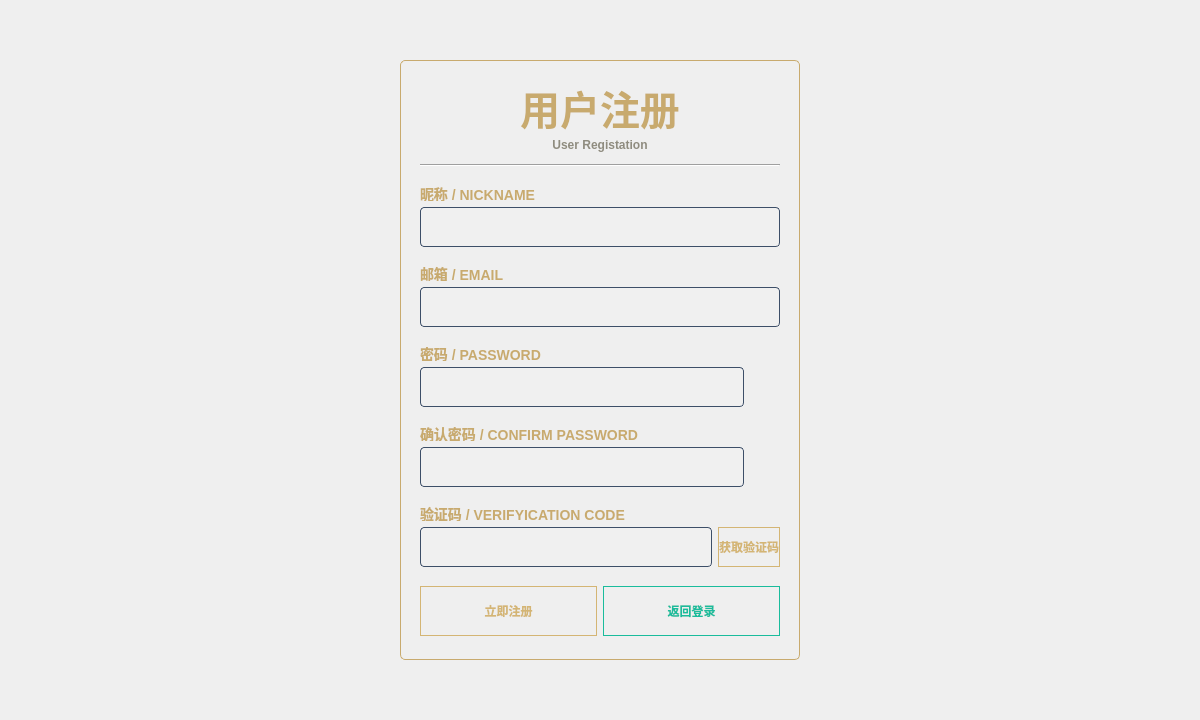
<?xml version="1.0" encoding="UTF-8"?>
<ui version="4.0">
 <class>RegisterWidget</class>
 <widget class="QWidget" name="RegisterWidget">
  <property name="geometry">
   <rect>
    <x>0</x>
    <y>0</y>
    <width>1200</width>
    <height>720</height>
   </rect>
  </property>
  <property name="minimumSize">
   <size>
    <width>1200</width>
    <height>720</height>
   </size>
  </property>
  <property name="maximumSize">
   <size>
    <width>1200</width>
    <height>720</height>
   </size>
  </property>
  <property name="windowTitle">
   <string>Form</string>
  </property>
  <layout class="QGridLayout" name="gridLayout">
   <item row="0" column="1">
    <spacer name="verticalSpacer">
     <property name="orientation">
      <enum>Qt::Vertical</enum>
     </property>
     <property name="sizeHint" stdset="0">
      <size>
       <width>20</width>
       <height>42</height>
      </size>
     </property>
    </spacer>
   </item>
   <item row="1" column="0">
    <spacer name="horizontalSpacer">
     <property name="orientation">
      <enum>Qt::Horizontal</enum>
     </property>
     <property name="sizeHint" stdset="0">
      <size>
       <width>382</width>
       <height>20</height>
      </size>
     </property>
    </spacer>
   </item>
   <item row="1" column="1">
    <widget class="QWidget" name="widget" native="true">
     <property name="minimumSize">
      <size>
       <width>400</width>
       <height>600</height>
      </size>
     </property>
     <property name="maximumSize">
      <size>
       <width>400</width>
       <height>600</height>
      </size>
     </property>
     <property name="styleSheet">
      <string notr="true">#widget{	
	border: 1px solid #C8AA6E;      
	font-family: 'Microsoft YaHei';
	border-radius: 5px;
}</string>
     </property>
     <layout class="QVBoxLayout" name="verticalLayout_7">
      <property name="leftMargin">
       <number>20</number>
      </property>
      <property name="rightMargin">
       <number>20</number>
      </property>
      <item>
       <layout class="QVBoxLayout" name="verticalLayout">
        <item>
         <widget class="QLabel" name="title_lbl">
          <property name="minimumSize">
           <size>
            <width>0</width>
            <height>50</height>
           </size>
          </property>
          <property name="maximumSize">
           <size>
            <width>16777215</width>
            <height>50</height>
           </size>
          </property>
          <property name="styleSheet">
           <string notr="true">	border: none;      
   	color: #C8AA6E;
	font-size: 40px;
	font-weight: bold;
	font-family: 'Microsoft YaHei';</string>
          </property>
          <property name="text">
           <string>用户注册</string>
          </property>
          <property name="alignment">
           <set>Qt::AlignCenter</set>
          </property>
         </widget>
        </item>
        <item>
         <widget class="QLabel" name="title_lbl_en">
          <property name="minimumSize">
           <size>
            <width>0</width>
            <height>20</height>
           </size>
          </property>
          <property name="maximumSize">
           <size>
            <width>16777215</width>
            <height>20</height>
           </size>
          </property>
          <property name="styleSheet">
           <string notr="true">	border: none;      
   	color: #8F8C7F;
	font-size: 12px;
	font-weight: bold;
	font-family: 'Microsoft YaHei';</string>
          </property>
          <property name="text">
           <string>User Registation</string>
          </property>
          <property name="alignment">
           <set>Qt::AlignHCenter|Qt::AlignTop</set>
          </property>
         </widget>
        </item>
        <item>
         <widget class="Line" name="line">
          <property name="styleSheet">
           <string notr="true">/* 水平线 */
QFrame[frameShape=&quot;4&quot;] {
    border: none;
    /* 最后那个数字 120 是透明度(0-255)，越小越淡，看起来越细 */
    background-color: rgba(200, 170, 110, 120); 
    max-height: 1px;     /* 物理占用依然是 1px */
    min-height: 1px;
}</string>
          </property>
          <property name="orientation">
           <enum>Qt::Horizontal</enum>
          </property>
         </widget>
        </item>
       </layout>
      </item>
      <item>
       <layout class="QVBoxLayout" name="verticalLayout_2">
        <item>
         <widget class="QLabel" name="nick_lbl">
          <property name="minimumSize">
           <size>
            <width>0</width>
            <height>15</height>
           </size>
          </property>
          <property name="maximumSize">
           <size>
            <width>16777215</width>
            <height>15</height>
           </size>
          </property>
          <property name="styleSheet">
           <string notr="true">   	color: #C8AA6E;
	font-size: 14px;
	font-weight: bold;
	font-family: 'Microsoft YaHei';</string>
          </property>
          <property name="text">
           <string>昵称 / NICKNAME</string>
          </property>
         </widget>
        </item>
        <item>
         <widget class="QLineEdit" name="nick_edit">
          <property name="minimumSize">
           <size>
            <width>0</width>
            <height>40</height>
           </size>
          </property>
          <property name="maximumSize">
           <size>
            <width>16777215</width>
            <height>40</height>
           </size>
          </property>
          <property name="styleSheet">
           <string notr="true">QLineEdit {
    background-color: rgba(255, 255, 255, 0.05); /* 极淡的白色透明背景 */
    border: 1px solid #3d4f68;                   /* 蓝灰色边框 */
    border-radius: 4px;                          /* 轻微圆角 */
    padding: 8px 10px;                           /* 内部文字间距 */
    color: #cccccc;                              /* 输入文字颜色：浅灰 */
    font-family: &quot;Microsoft YaHei&quot;;
    font-size: 14px;
    selection-background-color: #d4b574;         /* 选中文字背景色：金色 */
}

/* 输入框获得焦点时 */
QLineEdit:focus {
    border: 1px solid #d4b574; /* 获得焦点变金色边框 */
    background-color: rgba(255, 255, 255, 0.08);
}</string>
          </property>
         </widget>
        </item>
       </layout>
      </item>
      <item>
       <layout class="QVBoxLayout" name="verticalLayout_3">
        <item>
         <widget class="QLabel" name="email_lbl">
          <property name="minimumSize">
           <size>
            <width>0</width>
            <height>15</height>
           </size>
          </property>
          <property name="maximumSize">
           <size>
            <width>16777215</width>
            <height>15</height>
           </size>
          </property>
          <property name="styleSheet">
           <string notr="true">   	color: #C8AA6E;
	font-size: 14px;
	font-weight: bold;
	font-family: 'Microsoft YaHei';</string>
          </property>
          <property name="text">
           <string>邮箱 / EMAIL</string>
          </property>
         </widget>
        </item>
        <item>
         <widget class="QLineEdit" name="email_edit">
          <property name="minimumSize">
           <size>
            <width>0</width>
            <height>40</height>
           </size>
          </property>
          <property name="maximumSize">
           <size>
            <width>16777215</width>
            <height>40</height>
           </size>
          </property>
          <property name="styleSheet">
           <string notr="true">QLineEdit {
    background-color: rgba(255, 255, 255, 0.05); /* 极淡的白色透明背景 */
    border: 1px solid #3d4f68;                   /* 蓝灰色边框 */
    border-radius: 4px;                          /* 轻微圆角 */
    padding: 8px 10px;                           /* 内部文字间距 */
    color: #cccccc;                              /* 输入文字颜色：浅灰 */
    font-family: &quot;Microsoft YaHei&quot;;
    font-size: 14px;
    selection-background-color: #d4b574;         /* 选中文字背景色：金色 */
}

/* 输入框获得焦点时 */
QLineEdit:focus {
    border: 1px solid #d4b574; /* 获得焦点变金色边框 */
    background-color: rgba(255, 255, 255, 0.08);
}</string>
          </property>
         </widget>
        </item>
       </layout>
      </item>
      <item>
       <layout class="QVBoxLayout" name="verticalLayout_4">
        <item>
         <widget class="QLabel" name="passworld_lbl">
          <property name="minimumSize">
           <size>
            <width>0</width>
            <height>15</height>
           </size>
          </property>
          <property name="maximumSize">
           <size>
            <width>16777215</width>
            <height>15</height>
           </size>
          </property>
          <property name="styleSheet">
           <string notr="true">   	color: #C8AA6E;
	font-size: 14px;
	font-weight: bold;
	font-family: 'Microsoft YaHei';</string>
          </property>
          <property name="text">
           <string>密码 / PASSWORD</string>
          </property>
         </widget>
        </item>
        <item>
         <layout class="QHBoxLayout" name="horizontalLayout_3">
          <item>
           <widget class="QLineEdit" name="password_edit">
            <property name="minimumSize">
             <size>
              <width>0</width>
              <height>40</height>
             </size>
            </property>
            <property name="maximumSize">
             <size>
              <width>16777215</width>
              <height>40</height>
             </size>
            </property>
            <property name="styleSheet">
             <string notr="true">QLineEdit {
    background-color: rgba(255, 255, 255, 0.05); /* 极淡的白色透明背景 */
    border: 1px solid #3d4f68;                   /* 蓝灰色边框 */
    border-radius: 4px;                          /* 轻微圆角 */
    padding: 8px 10px;                           /* 内部文字间距 */
    color: #cccccc;                              /* 输入文字颜色：浅灰 */
    font-family: &quot;Microsoft YaHei&quot;;
    font-size: 14px;
    selection-background-color: #d4b574;         /* 选中文字背景色：金色 */
}

/* 输入框获得焦点时 */
QLineEdit:focus {
    border: 1px solid #d4b574; /* 获得焦点变金色边框 */
    background-color: rgba(255, 255, 255, 0.08);
}</string>
            </property>
           </widget>
          </item>
          <item>
           <widget class="QToolButton" name="password_tool">
            <property name="minimumSize">
             <size>
              <width>30</width>
              <height>30</height>
             </size>
            </property>
            <property name="styleSheet">
             <string notr="true">QToolButton { 
	border: none; background: transparent;
}</string>
            </property>
            <property name="text">
             <string/>
            </property>
           </widget>
          </item>
         </layout>
        </item>
       </layout>
      </item>
      <item>
       <layout class="QVBoxLayout" name="verticalLayout_5">
        <item>
         <widget class="QLabel" name="confirm_lbl">
          <property name="minimumSize">
           <size>
            <width>0</width>
            <height>15</height>
           </size>
          </property>
          <property name="maximumSize">
           <size>
            <width>16777215</width>
            <height>15</height>
           </size>
          </property>
          <property name="styleSheet">
           <string notr="true">   	color: #C8AA6E;
	font-size: 14px;
	font-weight: bold;
	font-family: 'Microsoft YaHei';</string>
          </property>
          <property name="text">
           <string>确认密码 / CONFIRM PASSWORD</string>
          </property>
         </widget>
        </item>
        <item>
         <layout class="QHBoxLayout" name="horizontalLayout_4">
          <item>
           <widget class="QLineEdit" name="confirm_edit">
            <property name="minimumSize">
             <size>
              <width>0</width>
              <height>40</height>
             </size>
            </property>
            <property name="maximumSize">
             <size>
              <width>16777215</width>
              <height>40</height>
             </size>
            </property>
            <property name="styleSheet">
             <string notr="true">QLineEdit {
    background-color: rgba(255, 255, 255, 0.05); /* 极淡的白色透明背景 */
    border: 1px solid #3d4f68;                   /* 蓝灰色边框 */
    border-radius: 4px;                          /* 轻微圆角 */
    padding: 8px 10px;                           /* 内部文字间距 */
    color: #cccccc;                              /* 输入文字颜色：浅灰 */
    font-family: &quot;Microsoft YaHei&quot;;
    font-size: 14px;
    selection-background-color: #d4b574;         /* 选中文字背景色：金色 */
}

/* 输入框获得焦点时 */
QLineEdit:focus {
    border: 1px solid #d4b574; /* 获得焦点变金色边框 */
    background-color: rgba(255, 255, 255, 0.08);
}</string>
            </property>
           </widget>
          </item>
          <item>
           <widget class="QToolButton" name="confirm_tool">
            <property name="minimumSize">
             <size>
              <width>30</width>
              <height>30</height>
             </size>
            </property>
            <property name="styleSheet">
             <string notr="true">QToolButton { 
	border: none; background: transparent;
}</string>
            </property>
            <property name="text">
             <string/>
            </property>
           </widget>
          </item>
         </layout>
        </item>
       </layout>
      </item>
      <item>
       <layout class="QVBoxLayout" name="verticalLayout_6">
        <item>
         <widget class="QLabel" name="verifycode_lbl">
          <property name="minimumSize">
           <size>
            <width>0</width>
            <height>15</height>
           </size>
          </property>
          <property name="maximumSize">
           <size>
            <width>16777215</width>
            <height>15</height>
           </size>
          </property>
          <property name="styleSheet">
           <string notr="true">   	color: #C8AA6E;
	font-size: 14px;
	font-weight: bold;
	font-family: 'Microsoft YaHei';</string>
          </property>
          <property name="text">
           <string>验证码 / VERIFYICATION CODE</string>
          </property>
         </widget>
        </item>
        <item>
         <layout class="QHBoxLayout" name="horizontalLayout">
          <item>
           <widget class="QLineEdit" name="verifycode_edit">
            <property name="minimumSize">
             <size>
              <width>0</width>
              <height>40</height>
             </size>
            </property>
            <property name="maximumSize">
             <size>
              <width>16777215</width>
              <height>40</height>
             </size>
            </property>
            <property name="styleSheet">
             <string notr="true">QLineEdit {
    background-color: rgba(255, 255, 255, 0.05); /* 极淡的白色透明背景 */
    border: 1px solid #3d4f68;                   /* 蓝灰色边框 */
    border-radius: 4px;                          /* 轻微圆角 */
    padding: 8px 10px;                           /* 内部文字间距 */
    color: #cccccc;                              /* 输入文字颜色：浅灰 */
    font-family: &quot;Microsoft YaHei&quot;;
    font-size: 14px;
    selection-background-color: #d4b574;         /* 选中文字背景色：金色 */
}

/* 输入框获得焦点时 */
QLineEdit:focus {
    border: 1px solid #d4b574; /* 获得焦点变金色边框 */
    background-color: rgba(255, 255, 255, 0.08);
}</string>
            </property>
           </widget>
          </item>
          <item>
           <widget class="QPushButton" name="get_verify_btn">
            <property name="minimumSize">
             <size>
              <width>0</width>
              <height>40</height>
             </size>
            </property>
            <property name="maximumSize">
             <size>
              <width>16777215</width>
              <height>40</height>
             </size>
            </property>
            <property name="styleSheet">
             <string notr="true">QPushButton#get_verify_btn {
    border: 1px solid #d4b574;  /* 金色边框 */
    color: #d4b574;             /* 金色文字 */
	font-weight: bold;
}

QPushButton#get_verify_btn:hover {
    background-color: rgba(212, 181, 116, 0.1); /* 悬停时微亮 */
    border: 1px solid #ead095;
	font-weight: bold;
}

QPushButton#get_verify_btn:pressed {
    background-color: rgba(212, 181, 116, 0.2); /* 按下效果 */
    padding-top: 1px; /* 模拟按压位移 */
    padding-left: 1px;
	font-weight: bold;
}</string>
            </property>
            <property name="text">
             <string>获取验证码</string>
            </property>
           </widget>
          </item>
         </layout>
        </item>
       </layout>
      </item>
      <item>
       <layout class="QHBoxLayout" name="horizontalLayout_2">
        <item>
         <widget class="QPushButton" name="register_btn">
          <property name="minimumSize">
           <size>
            <width>0</width>
            <height>50</height>
           </size>
          </property>
          <property name="maximumSize">
           <size>
            <width>16777215</width>
            <height>50</height>
           </size>
          </property>
          <property name="styleSheet">
           <string notr="true">QPushButton#register_btn {
    border: 1px solid #d4b574;  /* 金色边框 */
    color: #d4b574;             /* 金色文字 */
	font-weight: bold;
}

QPushButton#register_btn:hover {
    background-color: rgba(212, 181, 116, 0.1); /* 悬停时微亮 */
    border: 1px solid #ead095;
	font-weight: bold;
}

QPushButton#register_btn:pressed {
    background-color: rgba(212, 181, 116, 0.2); /* 按下效果 */
    padding-top: 1px; /* 模拟按压位移 */
    padding-left: 1px;
	font-weight: bold;
}</string>
          </property>
          <property name="text">
           <string>立即注册</string>
          </property>
         </widget>
        </item>
        <item>
         <widget class="QPushButton" name="cannel_btn">
          <property name="minimumSize">
           <size>
            <width>0</width>
            <height>50</height>
           </size>
          </property>
          <property name="maximumSize">
           <size>
            <width>16777215</width>
            <height>50</height>
           </size>
          </property>
          <property name="styleSheet">
           <string notr="true">QPushButton#cannel_btn {
    border: 1px solid #1abc9c;  /* 青色边框 */
    color: #1abc9c;             /* 青色文字 */
	font-weight: bold;
}

QPushButton#cannel_btn:hover {
    background-color: rgba(26, 188, 156, 0.1); /* 悬停微亮 */
    border: 1px solid #3de3c2;
	font-weight: bold;
}

QPushButton#cannel_btn:pressed {
    background-color: rgba(26, 188, 156, 0.2);
    padding-top: 1px;
    padding-left: 1px;
	font-weight: bold;
}</string>
          </property>
          <property name="text">
           <string>返回登录</string>
          </property>
         </widget>
        </item>
       </layout>
      </item>
     </layout>
    </widget>
   </item>
   <item row="1" column="2">
    <spacer name="horizontalSpacer_2">
     <property name="orientation">
      <enum>Qt::Horizontal</enum>
     </property>
     <property name="sizeHint" stdset="0">
      <size>
       <width>382</width>
       <height>20</height>
      </size>
     </property>
    </spacer>
   </item>
   <item row="2" column="1">
    <spacer name="verticalSpacer_2">
     <property name="orientation">
      <enum>Qt::Vertical</enum>
     </property>
     <property name="sizeHint" stdset="0">
      <size>
       <width>20</width>
       <height>42</height>
      </size>
     </property>
    </spacer>
   </item>
  </layout>
 </widget>
 <resources/>
 <connections/>
</ui>
